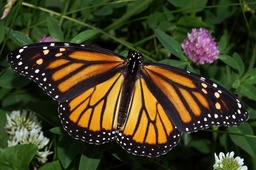
#> input picture Corner Detection/monarch_in_may.jpg, 256 x 170 px, shrunk from 800 x 532 before the run
$ jupyter execute corners.ipynb
#> lines starting #> are read from the running program, lines starting #| are printed output that depends on the picture; after the words box and inside, x2 and y2 are one past the last pixel; in counts of white or black regions, pixels touching at a corner belong together
# 0. Imports

[cell 1]
import numpy as np
import matplotlib.pyplot as plt
import cv2

# 1. Moravec Corner Detection

[cell 2]
im = plt.imread('monarch_in_may.jpg')
#> im is the input picture: shape (170, 256, 3); mean R, G, B 66.8, 63.4, 33.4
imGray = cv2.cvtColor(im, cv2.COLOR_RGB2GRAY)
plt.imshow(imGray,cmap='gray')

[cell 3]
numRows, numColumns = imGray.shape[0], imGray.shape[1]
#> numRows = 170; numColumns = 256
directions = {
    'left': (0,-1),
    'right':(0,1),
    'up':(-1,0),
    'down':(1,0),
    'up_left':(-1,-1),
    'up_right':(-1,1),
    'down_left':(1,-1),
    'down_right':(1,1),
}

[cell 4]
C = np.zeros(imGray.shape)

#starting in 2 to ignore image ending when batching and shifting
for i in range(2,numRows-2):
    for j in range(2,numColumns-2):
        minSSD = -1
        for d in directions.values():
            u, v = d[0],d[1]
            P1 = imGray[i-1:i+2, j-1:j+2]
            P2 = imGray[i+u-1:i+u+2, j+v-1:j+v+2]
            ssd = np.sum((P1-P2)**2)
            if minSSD == -1:
                minSSD = ssd
            elif ssd < minSSD:
                minSSD = ssd
        C[i,j] = minSSD
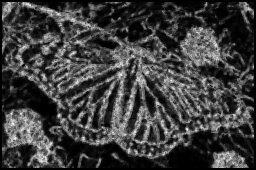
#> C: shape (170, 256) float64; min 0, max 1055, mean 259.8; drawn with min black and max white

[cell 5]
plt.imshow(C,cmap='gray')

[cell 6]
th = C.mean() + 3*C.std()
#> th = 919.8
im_C  = C> th
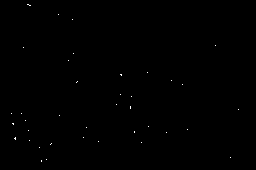
#> im_C: shape (170, 256) bool; 0.12% white in thin lines or dots, all inside (x1, y1, x2, y2) = (11, 4, 239, 162)
plt.imshow(im_C, cmap='gray')

[cell 7]
I2 = imGray.copy()
idx = np.argwhere(im_C)
#> idx = 54 pairs, first value 4 to 161, second value 11 to 238
r,c = idx[:,0], idx[:,1]
#> r = 54 values from 4 to 161; c = 54 values, max 238 at index 24, min 11 at index 25, mean 84.78
for i in range(len(r)):
    I2 = cv2.circle(np.float32(I2), (r[i], c[i]), radius=1, color=(0,0,255), thickness=-1)
#> this loop made 54 passes
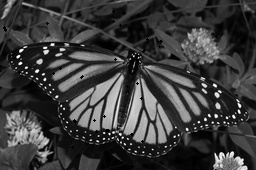
#> I2: shape (170, 256) float32; min 0, max 255, mean 60.7
plt.imshow(I2)

# 2. Harris Corner Detection

[cell 8]
I = np.float64(imGray)
#calculating S matrix
mask_x = np.array([[-1],[1]])
Ix = cv2.filter2D(I, -1, mask_x)
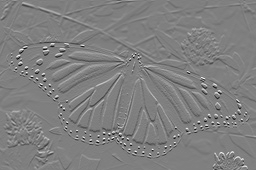
#> Ix: shape (170, 256) float64; min -210, max 209, mean -0.1; drawn with min black and max white
Iy = cv2.filter2D(I, -1, mask_x.T)
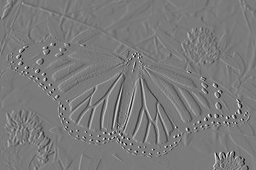
#> Iy: shape (170, 256) float64; min -202, max 218, mean 0; drawn with min black and max white
Ix2 , Iy2 , IxIy = Ix*Ix, Iy*Iy , Ix*Iy
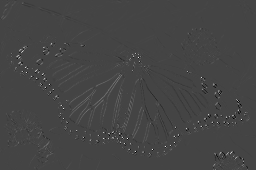
#> IxIy: shape (170, 256) float64; min -13640, max 37044, mean 140.9; drawn with min black and max white
#convoluting with K
K = np.ones((3,3))
sIx2 = cv2.filter2D(Ix2, -1, K)
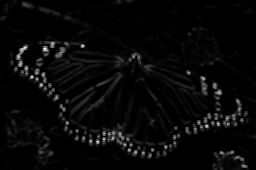
#> sIx2: shape (170, 256) float64; min 0, max 167627, mean 5654.7; drawn with min black and max white
sIy2 = cv2.filter2D(Iy2, -1, K)
sIxIy = cv2.filter2D(IxIy, -1, K)
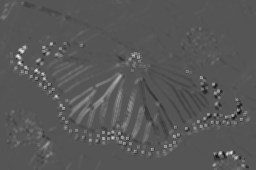
#> sIxIy: shape (170, 256) float64; min -40366, max 79934, mean 1269.2; drawn with min black and max white
L1 = ((sIx2+sIy2)+((sIx2+sIy2)**2 - 4*(IxIy**2))**0.5)/2
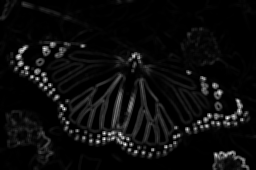
#> L1: shape (170, 256) float64; min 0, max 239969.6, mean 12065.2; drawn with min black and max white
L2 = ((sIx2+sIy2)-((sIx2+sIy2)**2 - 4*(IxIy**2))**0.5)/2

[cell 9]
th = L2.mean() + 3*L2.std()
#> th = 827.2
im_C  = L2 > th
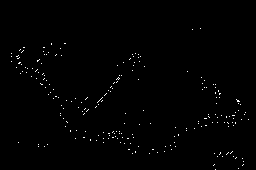
#> im_C: shape (170, 256) bool; 0.69% white in thin lines or dots, all inside (x1, y1, x2, y2) = (11, 28, 249, 170)
plt.imshow(im_C, cmap='gray')
